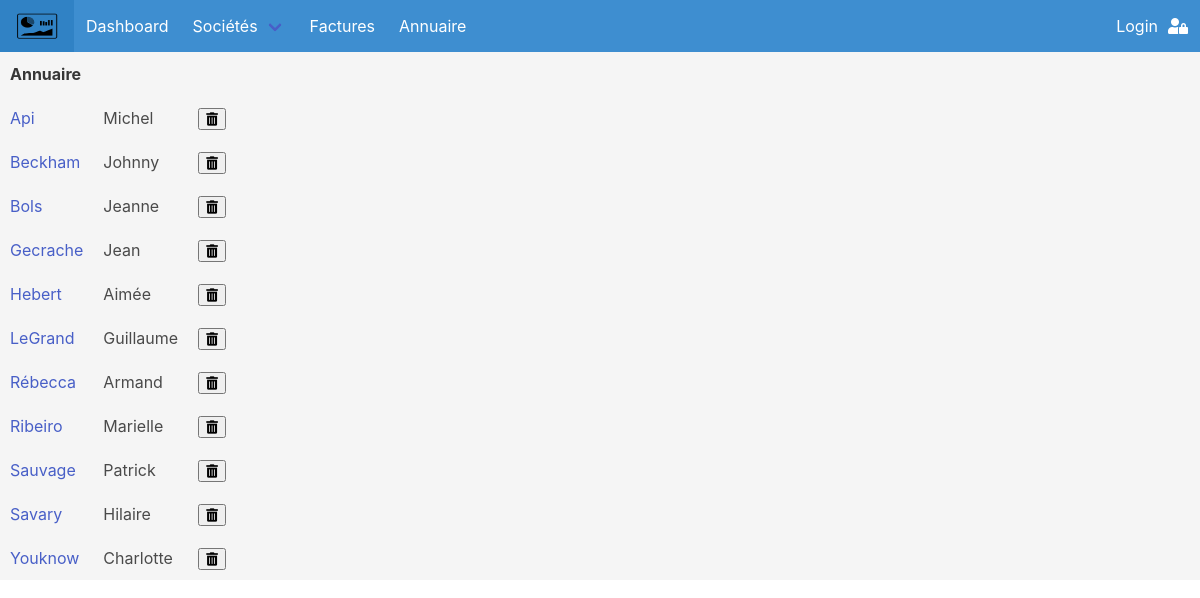
The page /?page=annuaire on the database its author committed.
### tables this page shows
CREATE TABLE `personnes` (
  `idpersonnes` int(11) NOT NULL,
  `name` varchar(20) NOT NULL,
  `firstname` varchar(20) NOT NULL,
  `personnesphone` int(20) NOT NULL,
  `email` varchar(45) NOT NULL,
  `idsociete` int(11) DEFAULT NULL
);

### controllers/annuaire.control.php (called while the page is built)
<?php
require "controllers/partials/partial.control.php";
require "models/annuaire.model.php";
require "views/annuaire.view.php";
 ?>

### models/annuaire.model.php (called while the page is built)
<?php
  $displayAnnuaireAlphab = $dbh->query('SELECT name, firstname, idpersonnes FROM personnes ORDER BY name ASC');
 ?>

### views/annuaire.view.php (the view, shortened to what this page needs)
    <table>
      <thead>
        <th>Annuaire</th>
      </thead>
      <tbody>
        <?php while ($donneeseven = $displayAnnuaireAlphab->fetch()) { ?>
          <tr>
            <td><a href="?page=detailcontact&annuaire=<?php echo $donneeseven['idpersonnes'] ?>"><?php echo $donneeseven['name'] ?></a></td>
            <td><?php echo $donneeseven['firstname'] ?></td>
            <td>
              <form class="" action="" method="post">
                 <button type="submit" name="delete3"><i class="fas fa-trash-alt"></i></button>
               </form>
            </td>
          </tr>
        <?php } ?>
      </tbody>
    </table>
  </body>
</html>

### assets/css/style.css (style rules this page uses)
body { background-color: #F5F5F5; }
th, td { padding: 10px; }
th { background-color: #F5F5F5; text-transform: capitalize; }

### rows shown on the page
personnes: name "Api", firstname "Michel"
personnes: name "Beckham", firstname "Johnny"
personnes: name "Bols", firstname "Jeanne"
personnes: name "Gecrache", firstname "Jean"
personnes: name "Hebert", firstname "Aimée"
personnes: name "LeGrand", firstname "Guillaume"
personnes: name "Rébecca", firstname "Armand"
personnes: name "Ribeiro", firstname "Marielle"
personnes: name "Sauvage", firstname "Patrick"
personnes: name "Savary", firstname "Hilaire"
personnes: name "Youknow", firstname "Charlotte"
